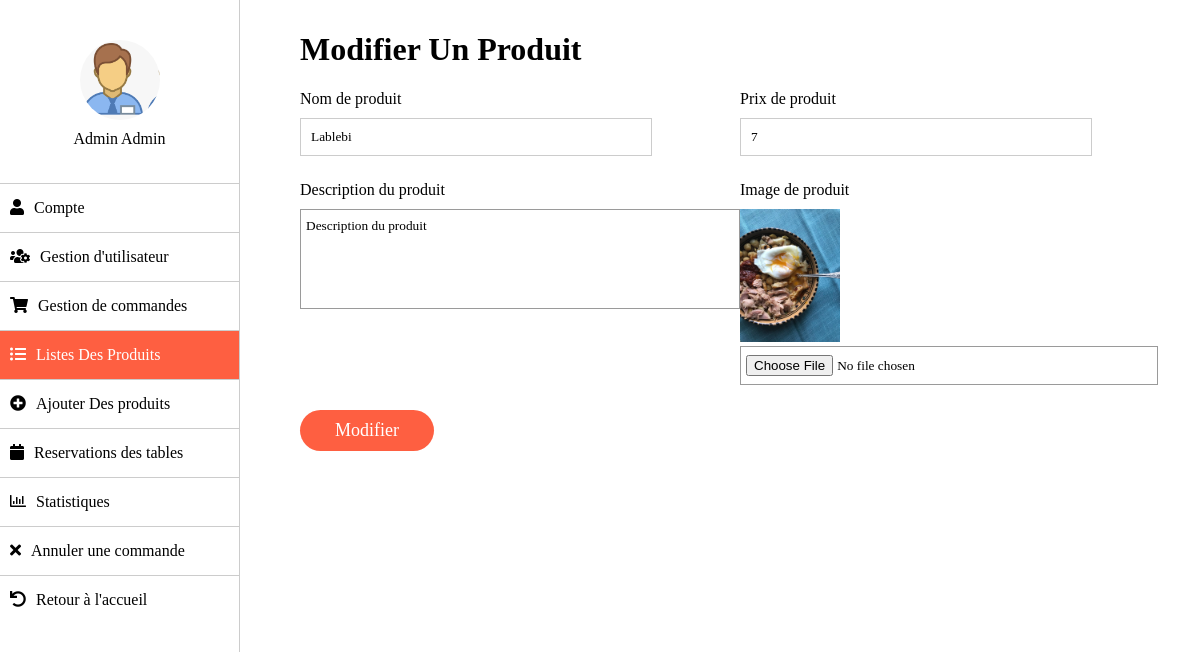
Screenshot of /admin.php?tab=produit&action=modifier&id=8 with the database file from the repository.
### tables this page shows
CREATE TABLE `users` (
  `id` int(11) NOT NULL,
  `nom` varchar(20) NOT NULL,
  `prenom` varchar(20) NOT NULL,
  `email` varchar(50) NOT NULL,
  `mdp` varchar(50) NOT NULL,
  `tel` varchar(8) NOT NULL,
  `profile_image` varchar(100) NOT NULL,
  `priority` int(11) NOT NULL
);

CREATE TABLE `food` (
  `food_id` int(11) NOT NULL,
  `food_name` varchar(20) NOT NULL,
  `food_price` int(11) NOT NULL,
  `food_description` varchar(200) NOT NULL,
  `food_img` varchar(200) NOT NULL
);

### admin.php (the view, shortened to what this page needs)
<?php
include "connect.php";
$req = mysqli_query($conn, "SELECT nom, prenom FROM users WHERE priority = 1");
$res = mysqli_fetch_row($req);
?>
<!DOCTYPE html>
<html lang="en">
<head>
	<link rel="stylesheet" href="css/style.css">
</head>
<body>
	<div class="account-wrap">
		<div class="account-sidebar">
			<div class="account-info">
				<div class="account-profile-img" style="background-image: url(img/users/admin.png)"></div>
				<span><?php echo ucfirst($res[0]." ".$res[1]) ?></span>
			</div>
			<ul>
				<li
					<?php if(!isset($_GET["tab"]) || $_GET["tab"] === "compte") echo "class='active'" ?>>
					<i class="fas fa-user"></i><a href="?tab=compte">Compte</a>
				</li>
				<li
					<?php if(isset($_GET["tab"]) && $_GET["tab"] === "utilisateur") echo "class='active'" ?>>
					<i class="fas fa-users-cog"></i><a href="?tab=utilisateur">Gestion d'utilisateur</a>
				</li>
				<li
					<?php if(isset($_GET["tab"]) && $_GET["tab"] === "commande") echo "class='active'" ?>>
					<i class="fas fa-shopping-cart"></i><a href="?tab=commande">Gestion de commandes</a>
				</li>
				<li
					<?php if(isset($_GET["tab"]) && $_GET["tab"] === "produit") echo "class='active'" ?>>
					<i class="fas fa-list-ul"></i><a href="?tab=produit">Listes Des Produits</a>
				</li>
				<li
					<?php if(isset($_GET["tab"]) && $_GET["tab"] === "ajout") echo "class='active'" ?>>
					<i class="fas fa-plus-circle"></i><a href="?tab=ajout">Ajouter Des produits</a>
				</li>
				<li
					<?php if(isset($_GET["tab"]) && $_GET["tab"] === "reservetable") echo "class='active'" ?>>
					<i class="fas fa-calendar"></i><a href="?tab=reservetable">Reservations des tables</a>
				</li>
				<li
					<?php if(isset($_GET["tab"]) && $_GET["tab"] === "statistiques") echo "class='active'" ?>>
					<i class="far fa-chart-bar"></i><a href="?tab=statistiques">Statistiques</a>
				</li>
				<li
					<?php if(isset($_GET["tab"]) && $_GET["tab"] === "annulercommande") echo "class='active'" ?>>
					<i class="fas fa-times"></i><a href="?tab=annulercommande">Annuler une commande</a>
				</li>
				<li>
					<i class="fas fa-undo"></i><a href="index.php">Retour à l'accueil</a>
				</li>
			</ul>
		</div>
		<div class="account-content">
			<?php
				if(!isset($_GET["tab"]) || $_GET["tab"] === "compte")
				{
					?>
					<form class="account-form" method="POST" action="<?php echo $_SERVER["PHP_SELF"] ?>" enctype="multipart/form-data">
					<?php
						if($_SERVER["REQUEST_METHOD"] === "POST")
						{
							$email = $_POST["email"];
							$oldpwd = $_POST["oldpassword"];
							$newpwd = $_POST["newpassword"];
							if($newpwd == "")
							{
								$newpwd = $oldpwd;
							}
							$req = mysqli_query($conn,"UPDATE users SET email = '$email', mdp = '$newpwd' WHERE priority = 1");
						}
					?>
					<h1>Compte</h1>
					<?php
						$req = mysqli_query($conn, "SELECT email, mdp FROM users WHERE priority = 1");
						$row = mysqli_fetch_row($req);
					?>
						<div class="row">
							<div class="form-group">
								<label for="email">Email</label>
								<input type="email" id="email" value="<?php echo $row[0] ?>"  placeholder="Email" name="email" autocomplete="off">
							</div>
						</div>
						<div class="row">
							<div class="form-group">
								<label for="mdp">Ancien Mot de passe</label>
								<input type="password" id="mdp" value="<?php echo $row[1] ?>" placeholder="Mot de passe" name="oldpassword" autocomplete="off">
							</div>
							<div class="form-group">
								<label for="mdp,">Nouveau mot de passe</label>
								<input type="password" id="mdpn" value=""  placeholder="Mot de passe" name="newpassword" autocomplete="off">
							</div>
						</div>
						<input type="submit" value="Enregistrer">
					</form>
					<?php
				}
				else if($_GET["tab"] === "produit")
				{
					if(isset($_GET["action"]) && $_GET["action"] === "modifier")
					{
						echo "<h1>Modifier Un Produit</h1>";
						$id    = $_GET["id"];
						$query = mysqli_query($conn, "SELECT * FROM food WHERE food_id = $id");
						$res   = mysqli_fetch_row($query);
						?>
						<form action="<?php echo '?tab=produit&action=modifier&id='.$_GET["id"] ?>" method="POST" enctype="multipart/form-data">
							<div class="row">
								<div class="form-group">
									<label for="nom">Nom de produit</label>
									<input type="text" id="nom" value="<?php echo $res[1] ?>"  placeholder="Prix de produit" name="nom" autocomplete="off">
								</div>
								<div class="form-group">
									<label for="prix">Prix de produit</label>
									<input type="number" id="nom" value="<?php echo $res[2] ?>"  placeholder="Prix de produit" name="prix" autocomplete="off">
								</div>
							</div>
							<div class="row">
								<div class="form-group">
									<label for="desc">Description du produit</label>
									<textarea placeholder="" name="desc" id="desc" value="<?php echo $res[3] ?>">Description du produit</textarea>
								</div>
								<div class="form-group">
									<label for="prix">Image de produit</label>
									<img src="<?php echo $res[4] ?>" alt="" width="100">
									<input type="file" id="img" value=""  placeholder="Image de produit" name="img" autocomplete="off">
								</div>
							</div>
							<input type="submit" value="Modifier">
						</form>
						<?php
					}
				}
				?>
		</div>
	</div>
</body>
</html>

### rows the page displays
users: nom+prenom "Admin Admin"
food: nom "Lablebi", prix "7", desc "Description du produit", food_img (picture)
